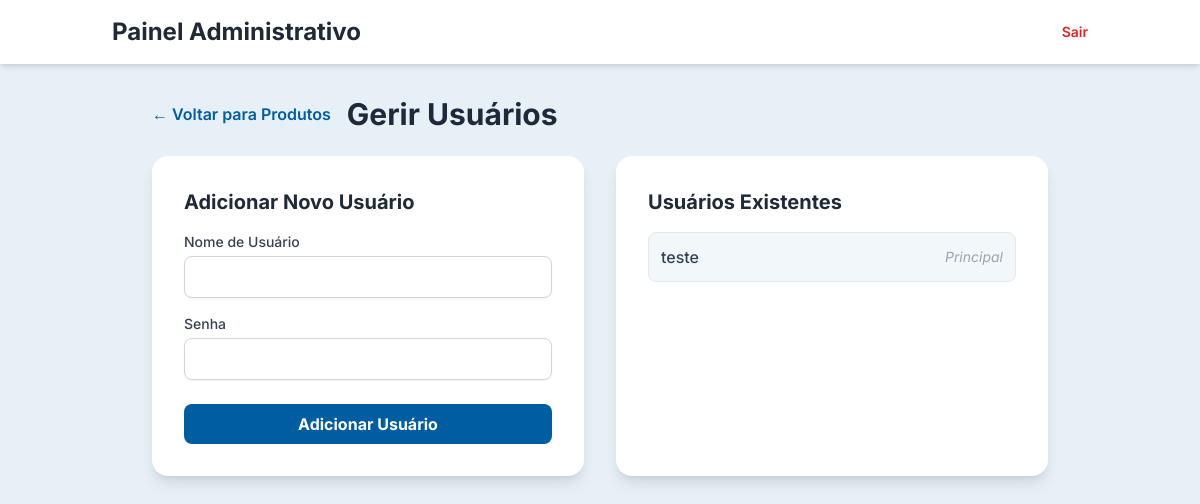
The page /admin/usuarios (signed in) on the database as committed earlier.
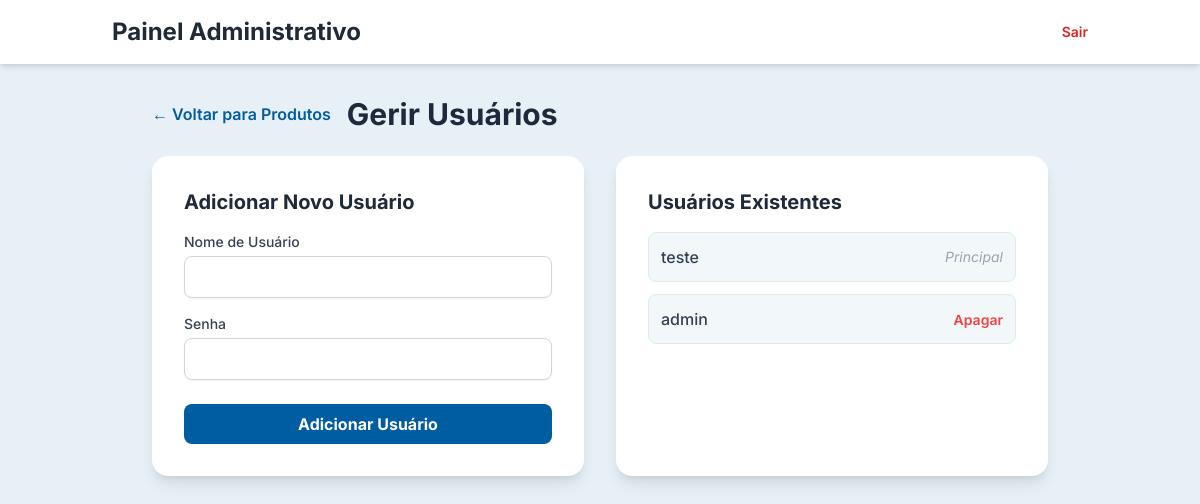
The same page on the database as committed later.
### app.py (models this page shows)
class User(db.Model, UserMixin):
    id = db.Column(db.Integer, primary_key=True)
    username = db.Column(db.String(20), unique=True, nullable=False)
    password = db.Column(db.String(60), nullable=False)

### app.py (the view, shortened to what this page needs)
@app.route('/admin/usuarios', methods=['GET', 'POST'])
@login_required
def admin_users():
    form = UserForm()
    users = User.query.order_by(User.id).all()
    return render_template('admin_users.html', title='Gerir Usuários', form=form, users=users)

### app.py (shortened to what this page needs)
class UserForm(FlaskForm):
    username = StringField('Nome de Usuário', validators=[DataRequired(), Length(min=4, max=20)])
    password = PasswordField('Senha', validators=[DataRequired(), Length(min=6)])
    submit = SubmitField('Adicionar Usuário')

### app.py (called while the page is built)
@login_manager.user_loader
def load_user(user_id):
    return db.session.get(User, int(user_id))

### templates/admin_users.html (shortened to what this page needs)
{% extends "admin_layout.html" %}
{% block content %}
<div class="max-w-4xl mx-auto">
    <div class="flex items-center mb-6">
        <a href="{{ url_for('admin_dashboard') }}" class="text-primary hover:text-primary-dark font-semibold mr-4">← Voltar para Produtos</a>
        <h2 class="text-3xl font-bold text-slate-800">Gerir Usuários</h2>
    </div>
    <div class="grid grid-cols-1 md:grid-cols-2 gap-8">
        <div class="bg-white p-8 rounded-2xl shadow-lg">
            <h3 class="text-xl font-bold text-gray-800 mb-4">Adicionar Novo Usuário</h3>
            <form method="POST" novalidate>
                <div class="space-y-4">
                    <div>
                        {{ form.username.label(class="block text-sm font-medium text-gray-700 mb-1") }}
                        {{ form.username(class="w-full px-3 py-2 border border-gray-300 rounded-lg shadow-sm focus:outline-none focus:ring-primary focus:border-primary") }}
                    </div>
                    <div>
                        {{ form.password.label(class="block text-sm font-medium text-gray-700 mb-1") }}
                        {{ form.password(class="w-full px-3 py-2 border border-gray-300 rounded-lg shadow-sm focus:outline-none focus:ring-primary focus:border-primary") }}
                    </div>
                </div>
                <div class="mt-6">
                    {{ form.submit(class="w-full bg-primary text-white font-bold py-2 px-4 rounded-lg hover:bg-primary-dark transition cursor-pointer") }}
                </div>
            </form>
        </div>
        <div class="bg-white p-8 rounded-2xl shadow-lg">
            <h3 class="text-xl font-bold text-gray-800 mb-4">Usuários Existentes</h3>
            <ul class="space-y-3">
                {% for user in users %}
                <li class="flex justify-between items-center p-3 bg-light/50 rounded-lg border border-slate-200">
                    <span class="font-medium text-slate-700">{{ user.username }}</span>
                    {% if user.id != current_user.id and user.id != 1 %}
                    <form action="{{ url_for('delete_user', user_id=user.id) }}" method="POST" onsubmit="return confirm('Tem a certeza que deseja apagar o usuário \'{{ user.username }}\'?');">
                        <button type="submit" class="text-red-500 hover:text-red-700 font-semibold text-sm">Apagar</button>
                    </form>
                    {% else %}
                        <span class="text-sm text-gray-400 italic">
                            {% if user.id == 1 %}Principal{% else %}Atual{% endif %}
                        </span>
                    {% endif %}
                </li>
                {% else %}
                <li class="text-gray-500">Nenhum usuário encontrado.</li>
                {% endfor %}
            </ul>
        </div>
    </div>
</div>
{% endblock %}

### templates/admin_layout.html (shortened to what this page needs)
<!DOCTYPE html>
<html lang="pt-BR">
<head>
    <script src="https://cdn.tailwindcss.com"></script>
</head>
<body class="bg-light">
    <header class="bg-white shadow-md">
        <nav class="container mx-auto px-6 py-4 flex justify-between items-center">
            <h1 class="text-2xl font-bold text-gray-800">Painel Administrativo</h1>
            {% if current_user.is_authenticated %}
            <a href="{{ url_for('logout') }}" class="text-sm font-semibold text-red-600 hover:text-red-800">Sair</a>
            {% endif %}
        </nav>
    </header>
    <main class="container mx-auto px-6 py-8">
        {% block content %}{% endblock %}
    </main>
</body>
</html>

### templates/admin_layout.html (style rules this page uses)
body { font-family: 'Inter', sans-serif; }

Rows that differ between the two databases and show on the page:
added User: username "admin"
